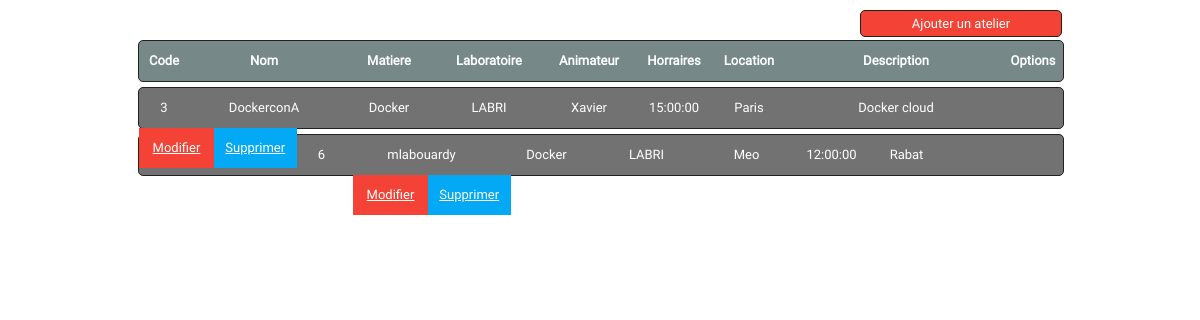
Screenshot of /code/index.php with the database file from the repository.
### tables this page shows
CREATE TABLE `Atelier` (
  `id` int(11) NOT NULL AUTO_INCREMENT,
  `name` varchar(25) NOT NULL,
  `subject` varchar(25) NOT NULL,
  `location` varchar(25) NOT NULL,
  `hours` time NOT NULL,
  `laboratory` varchar(25) NOT NULL,
  `animator` varchar(25) NOT NULL,
  `description` text NOT NULL,
  PRIMARY KEY (`id`)
);

### code/controler/Functions.php (called while the page is built, shortened)
<?php
include_once 'config/Connect.php';
function getAllWorkshops(){
	global $db;
	$sql_list_workshops = "SELECT * FROM Atelier";
	$res=$db->prepare($sql_list_workshops);
	$res->execute();
	$data=$res->fetchAll();
	return $data;
}
?>

### code/index.php (the view, shortened to what this page needs)
<html>
	<head>
		<link rel="stylesheet" type="text/css" href="view/assets/css/style.css"/>
	</head>
	<body>
		<div class="workshops-options">
			<div class="workshop-btn"><a href="new.php">Ajouter un atelier<a></a></div>
		</div>
		<div class="workshops-list">
			<ul>
				<li class="workshop-header">
							<div class="workshop-code"><a href="#">Code</a></div>
							<div class="workshop-name"><a href="#">Nom</a></div>
							<div class="workshop-subject"><a href="#">Matiere</a></div>
							<div class="workshop-laboratory"><a href="#">Laboratoire</a></div>
							<div class="workshop-animator"><a href="#">Animateur</a></div>
							<div class="workshop-hours"><a href="#">Horraires</a></div>
							<div class="workshop-location"><a href="#">Location</a></div>
							<div class="workshop-description"><a href="#">Description</a></div>
							<div class="workshop-option"><a href="#">Options</a></div>
				</li>
				<?php
					include 'controler/Functions.php';
					$workshops=getAllWorkshops();
				  foreach($workshops as $workshop){ ?>
						<li>
							<div class="workshop-code"><?= $workshop['id'] ?></div>
							<div class="workshop-name"><?= $workshop['name'] ?></div>
							<div class="workshop-subject"><?= $workshop['subject'] ?></div>
							<div class="workshop-laboratory"><?= $workshop['laboratory'] ?></div>
							<div class="workshop-animator"><?= $workshop['animator'] ?></div>
							<div class="workshop-hours"><?= $workshop['hours'] ?></div>
							<div class="workshop-location"><?= $workshop['location'] ?></div>
							<div class="workshop-description"><?= $workshop['description'] ?></div>
							<div class="workshop-option-update"><a href="update.php?id=<?= $workshop['id'] ?>">Modifier</a></div>
							<div class="workshop-option-delete"><a href="delete.php?id=<?= $workshop['id'] ?>">Supprimer</a></div>
						</li>
				<?php } ?>
			</ul>
		</div>
	</body>
</html>

### code/view/assets/css/style.css (style rules this page uses)
* { margin:0; padding:0; }
body,html { height:100%; }
.workshops-options { margin-left:138px; margin-right:138px; height:30px; margin-top: 10px; }
.workshop-btn { float:right; width:200px; height:25px; background: #F44336; border:1px #212121 solid; font-family: Roboto; color: #FFF; line-height:25px; text-align:center; border-radius:5px; }
.workshop-btn a { color:#FFF; font-size:13px; text-decoration: none; }
.workshops-list { height:400px; margin-left:138px; margin-right:138px; }
.workshops-list ul { width:100%; display: inline; }
.workshops-list ul li { width:100%; display:block; height:40px; margin-bottom:5px; font-size:13px; background: #727272; color:#FFF; border:1px #212121 solid; font-family: Roboto; border-radius:5px; }
.workshops-list ul li:first-child { background:#788; }
.workshop-code { float:left; width:50px; height:40px; line-height:40px; text-align:center; }
.workshop-name { float:left; width:150px; line-height:40px; text-align:center; }
.workshop-subject { float:left; width:100px; text-align:center; line-height:40px; }
.workshop-laboratory { float:left; width:100px; text-align:center; line-height:40px; }
.workshop-animator { float:left; width:100px; text-align:center; line-height:40px; }
.workshop-hours { float:left; width:70px; text-align:center; line-height:40px; }
.workshop-location { float:left; width:80px; text-align:center; line-height:40px; }
.workshop-description { float:left; width:214px; font-size:13px; line-height:40px; text-align:center; }
.workshop-location a, .workshop-code a, .workshop-name a, .workshop-subject a, .workshop-animator a, .workshop-option a, .workshop-hours a, .workshop-laboratory a, .workshop-description a { text-decoration:none; font-weight:bolder; color:#FFF; }
.workshop-option-update { float:left; line-height:40px; text-align:center; width:75px; background:#F44336; }
.workshop-option-update a { color:#FFF; font-family:Roboto; }
.workshop-option-delete { float:left; width:82.5px; line-height:40px; text-align:center; background:#03A9F4; }
.workshop-option-delete a { color:#FFF; font-family:Roboto; }
.workshop-option { line-height:40px; font-family:Roboto; text-align:center; }

### rows the page displays
atelier: id "3", name "DockerconA", subject "Docker", laboratory "LABRI", animator "Xavier", hours "15:00:00", location "Paris", description "Docker cloud"
atelier: id "6", name "mlabouardy", subject "Docker", laboratory "LABRI", animator "Meo", hours "12:00:00", location "Rabat"
